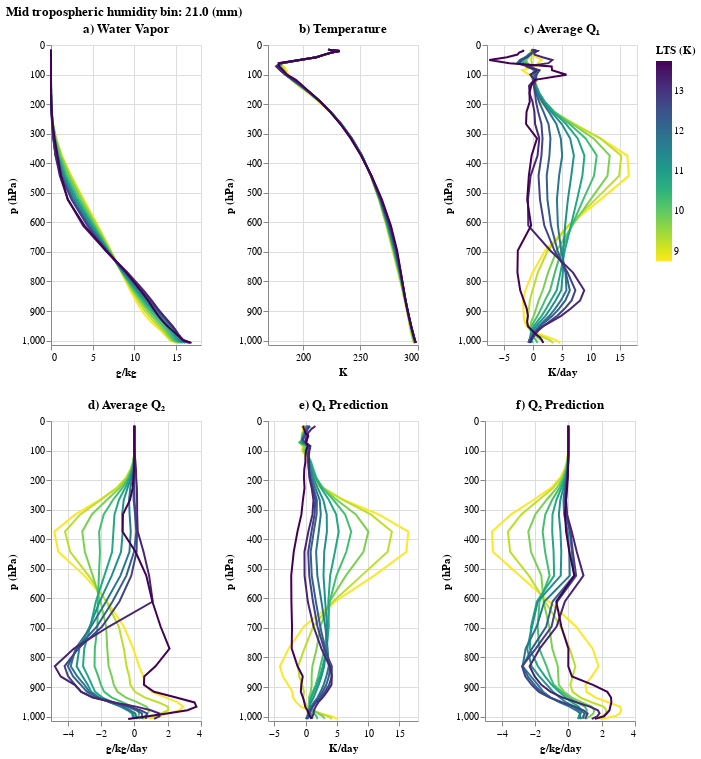

The code cell stored with this chart in its notebook:
### Code cell
moist_margin = binned.isel(path_bins=10)
chart = plot_line_by_key_altair(moist_margin, 'lts', c_title='LTS (K)',
                 title_fn=lambda x: f'Mid tropospheric humidity bin: {x.path_bins.item()} (mm)', cmap='viridis')
chart.save("vary_lts.svg")
chart

### Figure 1 — Vega-Lite specification as saved in the notebook (floating-point values rounded to 4 significant figures; data arrays with more than 128 entries replaced by an {"elided": "..."} marker saying what was removed)
{"$schema": "https://vega.github.io/schema/vega-lite/v3.3.0.json", "config": {"mark": {"tooltip": null}, "view": {"height": 300, "width": 400}}, "data": {"name": "data-d652679f094baaa7296a970d7c7d2146"}, "datasets": {"data-d652679f094baaa7296a970d7c7d2146": {"elided": "374 records"}}, "title": "Mid tropospheric humidity bin: 21.0 (mm)", "vconcat": [{"hconcat": [{"encoding": {"color": {"field": "lts", "legend": {"title": "LTS (K)"}, "scale": {"scheme": "viridis"}, "sort": "descending", "type": "quantitative"}, "order": {"field": "z", "type": "quantitative"}, "x": {"axis": {"title": "g/kg"}, "field": "QV", "type": "quantitative"}, "y": {"axis": {"title": "p (hPa)"}, "field": "p", "scale": {"domain": [1015, 0]}, "type": "quantitative"}}, "mark": "line", "title": "a) Water Vapor", "width": 150}, {"encoding": {"color": {"field": "lts", "legend": {"title": "LTS (K)"}, "scale": {"scheme": "viridis"}, "sort": "descending", "type": "quantitative"}, "order": {"field": "z", "type": "quantitative"}, "x": {"axis": {"title": "K"}, "field": "TABS", "type": "quantitative"}, "y": {"axis": {"title": "p (hPa)"}, "field": "p", "scale": {"domain": [1015, 0]}, "type": "quantitative"}}, "mark": "line", "title": "b) Temperature", "width": 150}, {"encoding": {"color": {"field": "lts", "legend": {"title": "LTS (K)"}, "scale": {"scheme": "viridis"}, "sort": "descending", "type": "quantitative"}, "order": {"field": "z", "type": "quantitative"}, "x": {"axis": {"title": "K/day"}, "field": "Q1", "type": "quantitative"}, "y": {"axis": {"title": "p (hPa)"}, "field": "p", "scale": {"domain": [1015, 0]}, "type": "quantitative"}}, "mark": "line", "title": "c) Average Q₁", "width": 150}]}, {"hconcat": [{"encoding": {"color": {"field": "lts", "legend": {"title": "LTS (K)"}, "scale": {"scheme": "viridis"}, "sort": "descending", "type": "quantitative"}, "order": {"field": "z", "type": "quantitative"}, "x": {"axis": {"title": "g/kg/day"}, "field": "Q2", "type": "quantitative"}, "y": {"axis": {"title": "p (hPa)"}, "field": "p", "scale": {"domain": [1015, 0]}, "type": "quantitative"}}, "mark": "line", "title": "d) Average Q₂", "width": 150}, {"encoding": {"color": {"field": "lts", "legend": {"title": "LTS (K)"}, "scale": {"scheme": "viridis"}, "sort": "descending", "type": "quantitative"}, "order": {"field": "z", "type": "quantitative"}, "x": {"axis": {"title": "K/day"}, "field": "Q1NN", "type": "quantitative"}, "y": {"axis": {"title": "p (hPa)"}, "field": "p", "scale": {"domain": [1015, 0]}, "type": "quantitative"}}, "mark": "line", "title": "e) Q₁ Prediction", "width": 150}, {"encoding": {"color": {"field": "lts", "legend": {"title": "LTS (K)"}, "scale": {"scheme": "viridis"}, "sort": "descending", "type": "quantitative"}, "order": {"field": "z", "type": "quantitative"}, "x": {"axis": {"title": "g/kg/day"}, "field": "Q2NN", "type": "quantitative"}, "y": {"axis": {"title": "p (hPa)"}, "field": "p", "scale": {"domain": [1015, 0]}, "type": "quantitative"}}, "mark": "line", "title": "f) Q₂ Prediction", "width": 150}]}]}
